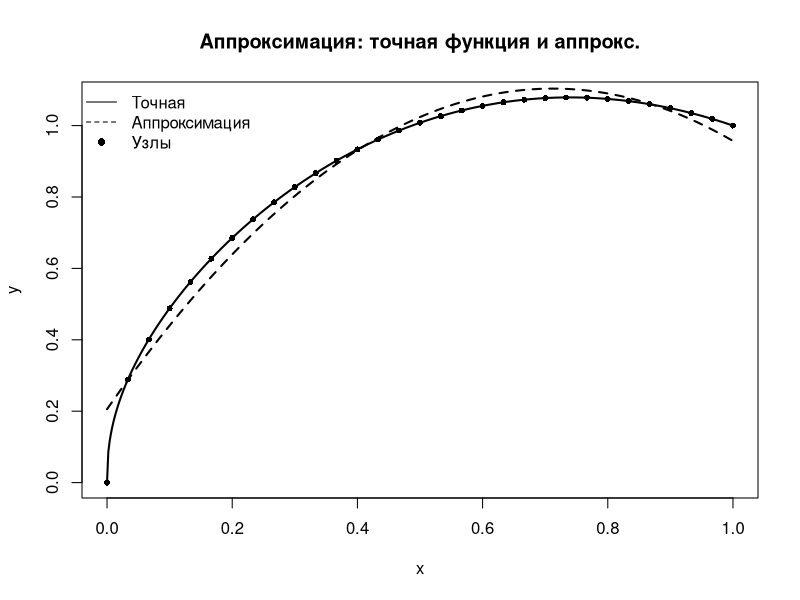
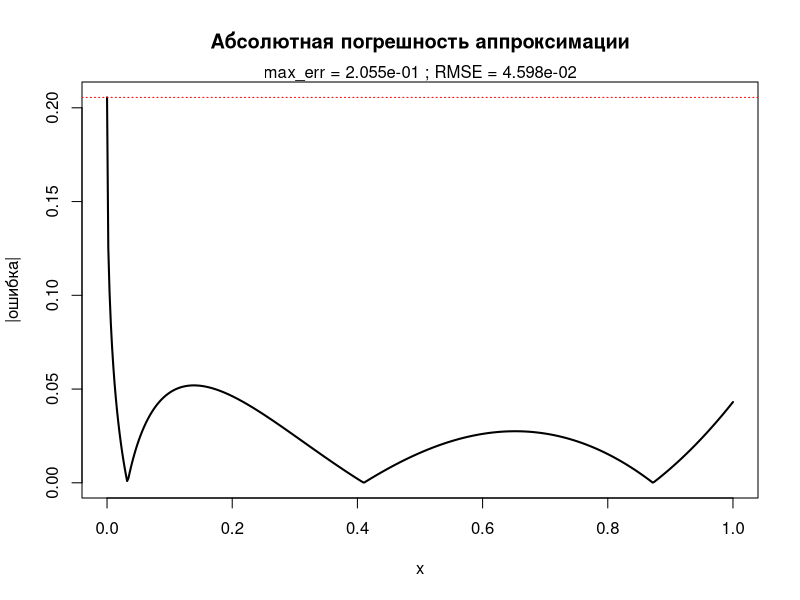

Source code (R) for these figures, in order:
a <- 0      # левый конец отрезка
b <- 1      # правый конец отрезка
n <- 30     # число делений (узлов будет n+1)
deg <- 2    # степень аппроксимирующего полинома (здесь квадратичный)

y_fun <- function(x) {
  x*(1 - x) + x^(1/2.5)
}

# 1. Построение сетки узлов
h <- (b - a) / n           # шаг сетки
x <- seq(a, b, by = h)     # узлы x_j, длина n+1
# seq гарантирует, что длина = n+1 (при корректном h)

# 2. Значения функции в узлах
y <- y_fun(x) # значения y_j = y(x_j)

# 3. Составляем матрицу для решения задачи наименьших квадратов
# ищем коэффициенты c0 + c1*x + c2*x^2 (deg=2)
# Матрица A: строки — узлы, столбцы — базисные функции 1, x, x^2
A <- cbind(1, x, x^2)

# Решение нормальной системы (A^T A) c = A^T y
fit <- lm(y ~ x + I(x^2))  # модель y = c0 + c1*x + c2*x^2
coeffs <- coef(fit)        # извлекаем коэффициенты c0, c1, c2

cat("Коэффициенты аппроксимации (c0,c1,c2):\n")
print(coeffs)

# 4. Значения аппроксимации в узлах и на плотной сетке для графика
y_approx_nodes <- predict(fit, newdata = data.frame(x = x))
# плотная сетка для гладкого графика
xx <- seq(a, b, length.out = 500)
yy_approx <- coeffs[1] + coeffs[2]*xx + coeffs[3]*xx^2
yy_exact  <- y_fun(xx)

# 5. Оценки погрешности
abs_err_nodes <- abs(y - y_approx_nodes)
max_err_nodes <- max(abs_err_nodes)
rmse_nodes <- sqrt(mean((y - y_approx_nodes)^2))

cat(sprintf("Макс. абсолютнаdя погрешность на узлах: %g\n", max_err_nodes))
cat(sprintf("RMSE на узлах: %g\n", rmse_nodes))

# оценим ошибку на плотной сетке (для графика)
abs_err_dense <- abs(yy_exact - yy_approx)
cat(sprintf("Макс. абсолютная погрешность на плотной сетке: %g\n",
            max(abs_err_dense)))

# 6. Графики
# График: точные значения и аппроксимация
plot(xx, yy_exact, type = "l", lwd = 2, main = "Аппроксимация: точная функция и аппрокс.",
     xlab = "x", ylab = "y")
lines(xx, yy_approx, lwd = 2, lty = 2)
points(x, y, pch = 16, cex = 0.8)         # узловые точки
legend("topleft", legend = c("Точная", "Аппроксимация", "Узлы"),
       lty = c(1,2,NA), pch = c(NA, NA, 16), bty = "n")

# График погрешности
plot(xx, abs_err_dense, type = "l", lwd = 2, main = "Абсолютная погрешность аппроксимации",
     xlab = "x", ylab = "|ошибка|")
abline(h = max_err_nodes, col = "red", lty = 3)
mtext(sprintf("max_err = %.3e ; RMSE = %.3e", max_err_nodes, rmse_nodes), side = 3)

# 7. Таблица значений (узлы, y, y_approx, abs_err)
result_table <- data.frame(x = x, y = y, y_approx = y_approx_nodes, abs_err = abs_err_nodes)
print(head(result_table, 10))
#write.csv(result_table, "lab4_results.csv", row.names = FALSE)
